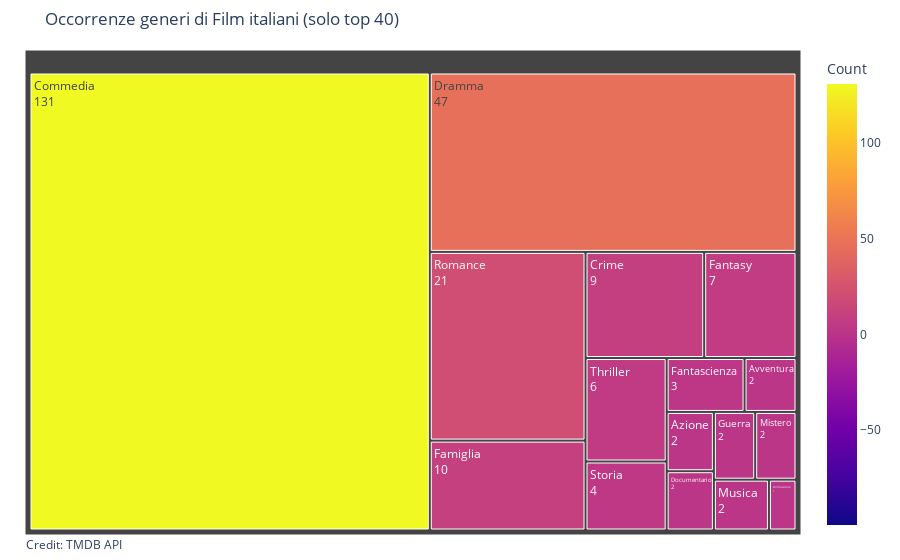

The cell this chart's notebook holds for it:
### Code cell
occ_ita = occ_genres(ita=True)
df = pd.DataFrame(occ_ita.items(), columns=['Genre', 'Count'])
df = df[df['Count']!=0]

fig = px.treemap(
    df,
    path=['Genre'],
    values='Count',
    color='Count',
    # color_continuous_scale=px.colors.sequential.Viridis,
    color_continuous_midpoint=np.average(df['Count']),
    title='Occorrenze generi di Film italiani (solo top 40)'
)
fig.update_traces(root_color="white", hovertemplate='%{label}<br>%{value}', hoverinfo=None)
fig.update_layout(margin = dict(t=50, l=25, r=25, b=25))
fig.data[0].texttemplate = '%{label}<br>%{value}'

# credit source data
fig.add_annotation(
    text = ("Credit: TMDB API"),
    showarrow=False,
    x = 0,
    y = 0,
    xref='paper',
    yref='paper',
    xanchor='left',
    yanchor='bottom',
    xshift=-1,
    yshift=-20,
    align="left"
)

fig.write_image('Dati_Cinema_Italiani/plots/ita_genre_treemap.png', width=1233, height=701)

fig.show()

### Figure 1 — Plotly figure (JSON) as saved in the notebook; plotly's stock layout.template omitted (floating-point values rounded to 4 significant figures)
{"data": [{"branchvalues": "total", "customdata": [[1], [2], [2], [131], [9], [2], [47], [10], [3], [7], [2], [2], [2], [21], [4], [6]], "domain": {"x": [0, 1], "y": [0, 1]}, "hovertemplate": "%{label}<br>%{value}", "ids": ["Animazione", "Avventura", "Azione", "Commedia", "Crime", "Documentario", "Dramma", "Famiglia", "Fantascienza", "Fantasy", "Guerra", "Mistero", "Musica", "Romance", "Storia", "Thriller"], "labels": ["Animazione", "Avventura", "Azione", "Commedia", "Crime", "Documentario", "Dramma", "Famiglia", "Fantascienza", "Fantasy", "Guerra", "Mistero", "Musica", "Romance", "Storia", "Thriller"], "marker": {"coloraxis": "coloraxis", "colors": [1, 2, 2, 131, 9, 2, 47, 10, 3, 7, 2, 2, 2, 21, 4, 6]}, "name": "", "parents": ["", "", "", "", "", "", "", "", "", "", "", "", "", "", "", ""], "root": {"color": "white"}, "texttemplate": "%{label}<br>%{value}", "type": "treemap", "values": [1, 2, 2, 131, 9, 2, 47, 10, 3, 7, 2, 2, 2, 21, 4, 6]}], "layout": {"annotations": [{"align": "left", "showarrow": false, "text": "Credit: TMDB API", "x": 0, "xanchor": "left", "xref": "paper", "xshift": -1, "y": 0, "yanchor": "bottom", "yref": "paper", "yshift": -20}], "coloraxis": {"cmid": 15.69, "colorbar": {"title": {"text": "Count"}}, "colorscale": [[0, "#0d0887"], [0.1111, "#46039f"], [0.2222, "#7201a8"], [0.3333, "#9c179e"], [0.4444, "#bd3786"], [0.5556, "#d8576b"], [0.6667, "#ed7953"], [0.7778, "#fb9f3a"], [0.8889, "#fdca26"], [1, "#f0f921"]]}, "legend": {"tracegroupgap": 0}, "margin": {"b": 25, "l": 25, "r": 25, "t": 50}, "title": {"text": "Occorrenze generi di Film italiani (solo top 40)"}}}
